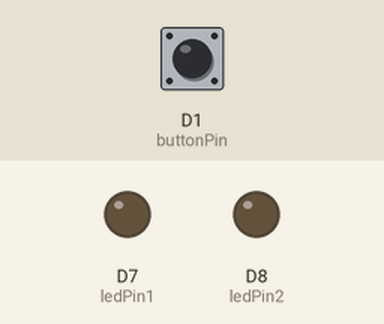
Bench run of a sketch on a simulated ESP8266 (NodeMCU). Parts: output pins drawn as LEDs (lit = HIGH). The test bench sets the inputs (shaded band); at power-on: D1 (buttonPin) HIGH. WiFi joins after 1.5 s; servers stay silent unless stated; what the sketch prints to the serial monitor is not drawn.

Above: at 2.7 s.
2.8 s: D1 (buttonPin) pulled LOW for 0.15 s
At 2.88 s:
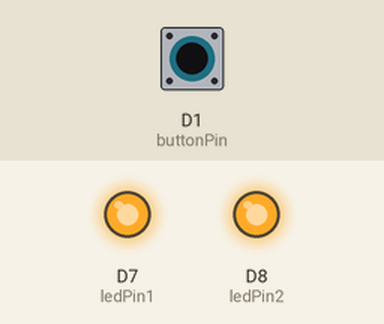
4.4 s: D1 (buttonPin) pulled LOW for 3.2 s
At 8.1 s:
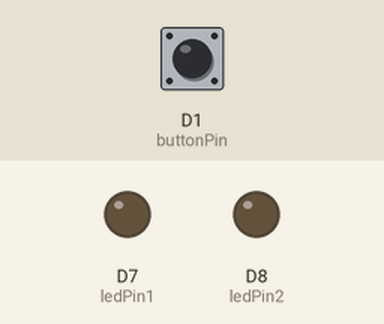
Timing chart, 0 to 9.6 s (numbered marks = the images above; inputs shaded):
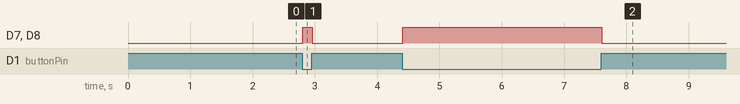

The sketch:

Client_to_Master.ino
```cpp
/*
*  NODE CLIENT1
*  IP ADDRESS : 192.168.43.139
*  PORT       : 4211
*/

#include <ESP8266WiFi.h>
#include <WiFiUDP.h>

#define portNodeMaster  4210


WiFiUDP Udp;

IPAddress staticIP(192,168,1,142);
IPAddress gateway(192,168,1,1);
IPAddress subnet(255,255,255,0);
IPAddress dns(192,168,1,1);

//IPAddress staticIP(192,168,100,59);
//IPAddress gateway(192,168,100,1);
//IPAddress subnet(255,255,255,0);
//IPAddress dns(192,168,100,1);

unsigned int localUdpPort = 4214;
char incomingPacket[256];
char replyPacket[] = ("00");
char lastPacket[] = ("00");
//int replyPacket = 1;

const int  buttonPin = D1;
const int ledPin1 =  D7;
const int ledPin2 =  D8;
int buttonState = 0,blinkState = 0;
int nilaibutton,sudah_print_on=true,sudah_print_off=true;
int data=0;

void receivingDta(int packtsize)
{
    // receive incoming UDP packets
    Serial.printf("Received %d bytes from %s, port %d\n", packtsize, Udp.remoteIP().toString().c_str(), Udp.remotePort());
    int len = Udp.read(incomingPacket, 255);
    if (len > 0)
    {
      incomingPacket[len] = 0;
    }

    pilih();
    Serial.printf("UDP packet contents: %s\n", incomingPacket);

}

void sendingDta()
{
    // send back a reply, to the IP address and port we got the packet from
    Udp.beginPacket(Udp.remoteIP(), Udp.remotePort());
    Udp.write(replyPacket);
    Udp.endPacket();
    Serial.println("Terkirim!");

//    // send back a reply, to the IP address and port we got the packet from
//    Udp.beginPacket(ip_addreNodeMaster, portNodeMaster);
//    Udp.write(replyPacket);
//    Udp.endPacket();
}


void setup() {
  // put your setup code here, to run once:
  Serial.begin(115200);
  Serial.println();
  WiFi.disconnect();
  Serial.printf("Connecting to ...");

  pinMode(ledPin1, OUTPUT);
  pinMode(ledPin2, OUTPUT);
  pinMode(buttonPin, INPUT);

  WiFi.config(staticIP, subnet, gateway, dns);
  //WiFi.begin("FAMILY", "mamasulami");
  //WiFi.begin("Around", "keliling");
  WiFi.begin("nodemcu", "nodemcuwifi");
  WiFi.mode(WIFI_STA);
  while (WiFi.status() != WL_CONNECTED)
  {
    delay(500);
    Serial.print(".");
  }
  Serial.println(" connected");

  Udp.begin(localUdpPort);
  Serial.printf("Now listening at IP %s, UDP port %d\n", WiFi.localIP().toString().c_str(), localUdpPort);
}

void loop() {
  button();
  /* ------------ receiving data from master ------------ */
  int packetSize = Udp.parsePacket();
  if(packetSize)  receivingDta(packetSize);
//  else if(strcmp(lastPacket,replyPacket)!=0){
//    //Serial.println("No incoming data");
//    sendingDta();
//    lastPacket[0] = replyPacket[0];
//    lastPacket[1] = replyPacket[1];
//  }

  /* ------------ sending data to master ---------------- */

//  if(Serial.available()>0){
//    data = Serial.read();
//    pilih();
//  }
  delay(10);
}

void button(){
  //Serial.print("123\n");
  buttonState = digitalRead(buttonPin);
  if(buttonState == LOW){
    if(sudah_print_on){
      sudah_print_on=false;
      sudah_print_off=true;
      //Serial.write("11");
      replyPacket[0] = '4';
      replyPacket[1] = '1';
      //Serial.println("sending 11");
      sendingDta();
      digitalWrite(ledPin1, HIGH);
      digitalWrite(ledPin2, HIGH);
    }
  }else {
   if(sudah_print_off){
     sudah_print_on=true;
     sudah_print_off=false;
     //Serial.write("10");
     replyPacket[0] = '4';
     replyPacket[1] = '0';
     //Serial.println("sending 10");
     sendingDta();
     digitalWrite(ledPin1, LOW);
     digitalWrite(ledPin2, LOW);
    }
  }
  //delay(100);
}

void pilih(){
  data = atoi(incomingPacket);
  switch (data){
    case 41 : digitalWrite(ledPin2, HIGH); break;
    case 40 : digitalWrite(ledPin2, LOW); break;
    default: break;
  }
}
```

Measured:
- after the input at 2.8 s, D7 (ledPin1), D8 (ledPin2): LOW → HIGH at once, → LOW 0.15 s later
- after the input at 4.4 s, D7 (ledPin1), D8 (ledPin2): LOW → HIGH at once, → LOW 3.2 s later
